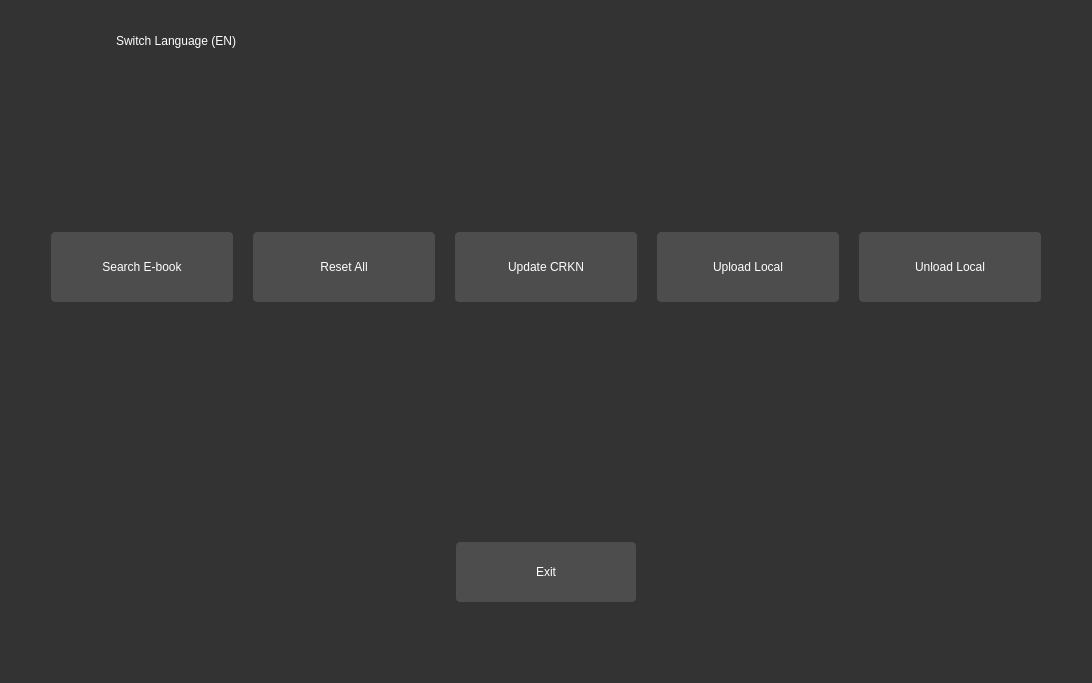
<?xml version="1.0" encoding="UTF-8"?>
<ui version="4.0">
 <class>Form</class>
 <widget class="QWidget" name="Form">
  <property name="enabled">
   <bool>true</bool>
  </property>
  <property name="geometry">
   <rect>
    <x>0</x>
    <y>0</y>
    <width>1092</width>
    <height>683</height>
   </rect>
  </property>
  <property name="minimumSize">
   <size>
    <width>700</width>
    <height>500</height>
   </size>
  </property>
  <property name="windowTitle">
   <string>Form</string>
  </property>
  <property name="styleSheet">
   <string notr="true">  QWidget {
        background-color: #333333;
        color: #ffffff;
        border: none;
    }
    QPushButton {
        background-color: #4d4d4d;
        border: 1px solid #4d4d4d;
        border-radius: 4px;
        color: #ffffff;
        padding: 5px;
    }
    QPushButton:hover {
        background-color: #5a5a5a;
        border: 1px solid #5a5a5a;
    }
    QCheckBox {
        color: #ffffff;
    }
    QLineEdit {
        background-color: #4d4d4d;
        border: 1px solid #4d4d4d;
        color: #ffffff;
        padding: 5px;
    }
    QTextEdit {
        background-color: #4d4d4d;
        border: 1px solid #4d4d4d;
        color: #ffffff;
        padding: 5px;
    }
    QProgressBar {
        border: 1px solid #444444;
        border-radius: 7px;
        background-color: #2e2e2e;
        text-align: center;
        font-size: 10pt;
        color: white;
    }
    QProgressBar::chunk {
        background-color: #3a3a3a;
        width: 5px;
    }
    QScrollBar:vertical {
        border: none;
        background-color: #3a3a3a;
        width: 10px;
        margin: 16px 0 16px 0;
    }
    QScrollBar::handle:vertical {
        background-color: #444444;
        border-radius: 5px;
    }
    QScrollBar:horizontal {
        border: none;
        background-color: #3a3a3a;
        height: 10px;
        margin: 0px 16px 0 16px;
    }
    QScrollBar::handle:horizontal {
        background-color: #444444;
        border-radius: 5px;
    }
    QTabWidget {
        background-color: #2e2e2e;
        border: none;
    }
    QTabBar::tab {
        background-color: #2e2e2e;
        color: #b1b1b1;
        padding: 8px 20px;
        border-top-left-radius: 5px;
        border-top-right-radius: 5px;
        border: none;
    }
 
    QTabBar::tab:selected, QTabBar::tab:hover {
        background-color: #3a3a3a;
        color: white;
    }</string>
  </property>
  <layout class="QHBoxLayout" name="horizontalLayout_3">
   <item>
    <layout class="QVBoxLayout" name="verticalLayout">
     <item>
      <widget class="QPushButton" name="switch_language">
       <property name="minimumSize">
        <size>
         <width>0</width>
         <height>60</height>
        </size>
       </property>
       <property name="maximumSize">
        <size>
         <width>260</width>
         <height>60</height>
        </size>
       </property>
       <property name="cursor">
        <cursorShape>PointingHandCursor</cursorShape>
       </property>
       <property name="layoutDirection">
        <enum>Qt::LeftToRight</enum>
       </property>
       <property name="styleSheet">
        <string notr="true">    QPushButton {
        background-color: #333333;
        border: 1px solid #333333;
        border-radius: 4px;
        color: #ffffff;
        padding: 5px;
		font: 700 17pt &quot;Segoe UI&quot;;
    }
    QPushButton:hover {
		font: 700 17pt &quot;Segoe UI&quot;;
       border: 1px solid #5a5a5a;

    }</string>
       </property>
       <property name="text">
        <string>Switch Language (EN)</string>
       </property>
      </widget>
     </item>
     <item>
      <layout class="QHBoxLayout" name="horizontalLayout">
       <property name="leftMargin">
        <number>0</number>
       </property>
       <property name="topMargin">
        <number>0</number>
       </property>
       <item>
        <widget class="QLabel" name="set_university_name">
         <property name="sizePolicy">
          <sizepolicy hsizetype="Expanding" vsizetype="Expanding">
           <horstretch>0</horstretch>
           <verstretch>0</verstretch>
          </sizepolicy>
         </property>
         <property name="maximumSize">
          <size>
           <width>1000</width>
           <height>208</height>
          </size>
         </property>
         <property name="styleSheet">
          <string notr="true">font: 700 45pt &quot;Segoe UI&quot;;</string>
         </property>
         <property name="text">
          <string/>
         </property>
         <property name="alignment">
          <set>Qt::AlignCenter</set>
         </property>
         <property name="wordWrap">
          <bool>true</bool>
         </property>
        </widget>
       </item>
      </layout>
     </item>
     <item>
      <layout class="QVBoxLayout" name="verticalLayout_3" stretch="0,0">
       <property name="spacing">
        <number>20</number>
       </property>
       <property name="sizeConstraint">
        <enum>QLayout::SetDefaultConstraint</enum>
       </property>
       <property name="leftMargin">
        <number>5</number>
       </property>
       <property name="topMargin">
        <number>20</number>
       </property>
       <property name="rightMargin">
        <number>5</number>
       </property>
       <property name="bottomMargin">
        <number>70</number>
       </property>
       <item>
        <layout class="QHBoxLayout" name="horizontalLayout_5">
         <item>
          <widget class="QPushButton" name="search">
           <property name="minimumSize">
            <size>
             <width>100</width>
             <height>70</height>
            </size>
           </property>
           <property name="maximumSize">
            <size>
             <width>700</width>
             <height>90</height>
            </size>
           </property>
           <property name="sizeIncrement">
            <size>
             <width>0</width>
             <height>0</height>
            </size>
           </property>
           <property name="contextMenuPolicy">
            <enum>Qt::NoContextMenu</enum>
           </property>
           <property name="styleSheet">
            <string notr="true">font: 700 18pt &quot;Segoe UI&quot;;</string>
           </property>
           <property name="text">
            <string>Search E-book</string>
           </property>
          </widget>
         </item>
         <item>
          <widget class="QPushButton" name="change">
           <property name="minimumSize">
            <size>
             <width>100</width>
             <height>60</height>
            </size>
           </property>
           <property name="maximumSize">
            <size>
             <width>550</width>
             <height>80</height>
            </size>
           </property>
           <property name="styleSheet">
            <string notr="true">font: 700 18pt &quot;Segoe UI&quot;;</string>
           </property>
           <property name="text">
            <string>Reset All</string>
           </property>
          </widget>
         </item>
         <item>
          <widget class="QPushButton" name="update">
           <property name="minimumSize">
            <size>
             <width>100</width>
             <height>60</height>
            </size>
           </property>
           <property name="maximumSize">
            <size>
             <width>550</width>
             <height>80</height>
            </size>
           </property>
           <property name="styleSheet">
            <string notr="true">font: 700 18pt &quot;Segoe UI&quot;;</string>
           </property>
           <property name="text">
            <string>Update CRKN</string>
           </property>
          </widget>
         </item>
         <item>
          <widget class="QPushButton" name="upload">
           <property name="minimumSize">
            <size>
             <width>100</width>
             <height>60</height>
            </size>
           </property>
           <property name="maximumSize">
            <size>
             <width>550</width>
             <height>80</height>
            </size>
           </property>
           <property name="styleSheet">
            <string notr="true">font: 700 18pt &quot;Segoe UI&quot;;</string>
           </property>
           <property name="text">
            <string>Upload Local</string>
           </property>
          </widget>
         </item>
         <item>
          <widget class="QPushButton" name="unload">
           <property name="minimumSize">
            <size>
             <width>100</width>
             <height>60</height>
            </size>
           </property>
           <property name="maximumSize">
            <size>
             <width>550</width>
             <height>80</height>
            </size>
           </property>
           <property name="styleSheet">
            <string notr="true">font: 700 18pt &quot;Segoe UI&quot;;</string>
           </property>
           <property name="text">
            <string>Unload Local</string>
           </property>
          </widget>
         </item>
        </layout>
       </item>
       <item>
        <layout class="QHBoxLayout" name="horizontalLayout_7">
         <property name="leftMargin">
          <number>200</number>
         </property>
         <property name="topMargin">
          <number>220</number>
         </property>
         <property name="rightMargin">
          <number>200</number>
         </property>
         <property name="bottomMargin">
          <number>0</number>
         </property>
         <item>
          <widget class="QPushButton" name="exit">
           <property name="minimumSize">
            <size>
             <width>100</width>
             <height>60</height>
            </size>
           </property>
           <property name="maximumSize">
            <size>
             <width>180</width>
             <height>80</height>
            </size>
           </property>
           <property name="styleSheet">
            <string notr="true">font: 700 18pt &quot;Segoe UI&quot;;</string>
           </property>
           <property name="text">
            <string>Exit</string>
           </property>
          </widget>
         </item>
        </layout>
       </item>
      </layout>
     </item>
    </layout>
   </item>
  </layout>
 </widget>
 <resources/>
 <connections/>
</ui>
